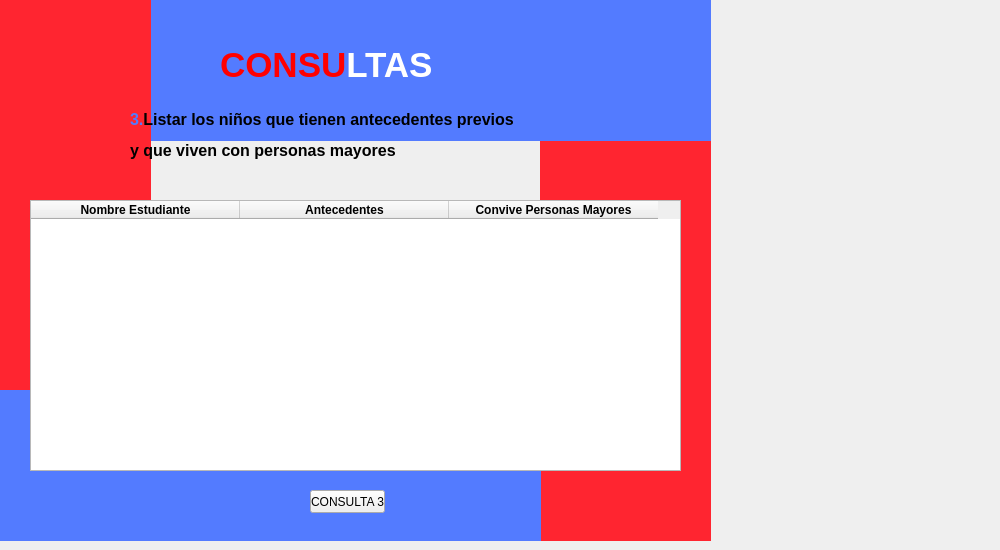
      <widget class="QWidget" name="tab_3">
       <attribute name="title">
        <string>Consulta 3</string>
       </attribute>
       <widget class="QTableWidget" name="Tabla_consulta_3">
        <property name="geometry">
         <rect>
          <x>30</x>
          <y>200</y>
          <width>651</width>
          <height>271</height>
         </rect>
        </property>
        <attribute name="horizontalHeaderDefaultSectionSize">
         <number>209</number>
        </attribute>
        <column>
         <property name="text">
          <string>Nombre Estudiante</string>
         </property>
         <property name="font">
          <font>
           <weight>75</weight>
           <bold>true</bold>
          </font>
         </property>
        </column>
        <column>
         <property name="text">
          <string>Antecedentes</string>
         </property>
         <property name="font">
          <font>
           <weight>75</weight>
           <bold>true</bold>
          </font>
         </property>
        </column>
        <column>
         <property name="text">
          <string>Convive Personas Mayores</string>
         </property>
         <property name="font">
          <font>
           <weight>75</weight>
           <bold>true</bold>
          </font>
         </property>
        </column>
       </widget>
       <widget class="QLabel" name="label_99">
        <property name="geometry">
         <rect>
          <x>0</x>
          <y>0</y>
          <width>151</width>
          <height>531</height>
         </rect>
        </property>
        <property name="styleSheet">
         <string notr="true">background-color: rgb(83, 123, 255);
background-color: rgb(255, 37, 48);</string>
        </property>
        <property name="text">
         <string/>
        </property>
       </widget>
       <widget class="QLabel" name="label_100">
        <property name="geometry">
         <rect>
          <x>220</x>
          <y>20</y>
          <width>771</width>
          <height>91</height>
         </rect>
        </property>
        <property name="styleSheet">
         <string notr="true">font: 24pt &quot;Eras Bold ITC&quot;;</string>
        </property>
        <property name="text">
         <string>&lt;html&gt;&lt;head/&gt;&lt;body&gt;&lt;p&gt;&lt;span style=&quot; font-size:26pt; font-weight:600; color:#ff0000;&quot;&gt;CONSU&lt;/span&gt;&lt;span style=&quot; font-size:26pt; font-weight:600; color:#ffffff;&quot;&gt;LTAS&lt;/span&gt;&lt;/p&gt;&lt;/body&gt;&lt;/html&gt;</string>
        </property>
       </widget>
       <widget class="QLabel" name="label_101">
        <property name="geometry">
         <rect>
          <x>540</x>
          <y>0</y>
          <width>171</width>
          <height>541</height>
         </rect>
        </property>
        <property name="styleSheet">
         <string notr="true">background-color: rgb(83, 123, 255);
background-color: rgb(255, 37, 48);</string>
        </property>
        <property name="text">
         <string/>
        </property>
       </widget>
       <widget class="QLabel" name="label_102">
        <property name="geometry">
         <rect>
          <x>0</x>
          <y>0</y>
          <width>711</width>
          <height>141</height>
         </rect>
        </property>
        <property name="styleSheet">
         <string notr="true">background-color: rgb(83, 123, 255);</string>
        </property>
        <property name="text">
         <string/>
        </property>
       </widget>
       <widget class="QLabel" name="label_103">
        <property name="geometry">
         <rect>
          <x>0</x>
          <y>390</y>
          <width>541</width>
          <height>151</height>
         </rect>
        </property>
        <property name="styleSheet">
         <string notr="true">background-color: rgb(83, 123, 255);</string>
        </property>
        <property name="text">
         <string/>
        </property>
       </widget>
       <widget class="QLabel" name="label_116">
        <property name="geometry">
         <rect>
          <x>130</x>
          <y>100</y>
          <width>531</width>
          <height>71</height>
         </rect>
        </property>
        <property name="whatsThis">
         <string>&lt;html&gt;&lt;head/&gt;&lt;body&gt;&lt;p&gt;xvv&lt;/p&gt;&lt;/body&gt;&lt;/html&gt;</string>
        </property>
        <property name="text">
         <string>&lt;html&gt;&lt;head/&gt;&lt;body&gt;&lt;p&gt;&lt;span style=&quot; font-size:12pt; font-weight:600; color:#537bff;&quot;&gt;3.&lt;/span&gt;&lt;span style=&quot; font-size:12pt; font-weight:600;&quot;&gt;Listar los niños que tienen antecedentes previos&lt;/span&gt;&lt;/p&gt;&lt;p&gt;&lt;span style=&quot; font-size:12pt; font-weight:600;&quot;&gt;y que viven con personas mayores &lt;/span&gt;&lt;/p&gt;&lt;/body&gt;&lt;/html&gt;</string>
        </property>
       </widget>
       <widget class="QPushButton" name="Consul_17">
        <property name="geometry">
         <rect>
          <x>310</x>
          <y>490</y>
          <width>75</width>
          <height>23</height>
         </rect>
        </property>
        <property name="text">
         <string>CONSULTA 3</string>
        </property>
       </widget>
       <zorder>label_101</zorder>
       <zorder>label_102</zorder>
       <zorder>label_100</zorder>
       <zorder>label_99</zorder>
       <zorder>label_103</zorder>
       <zorder>Tabla_consulta_3</zorder>
       <zorder>label_116</zorder>
       <zorder>Consul_17</zorder>
      </widget>
